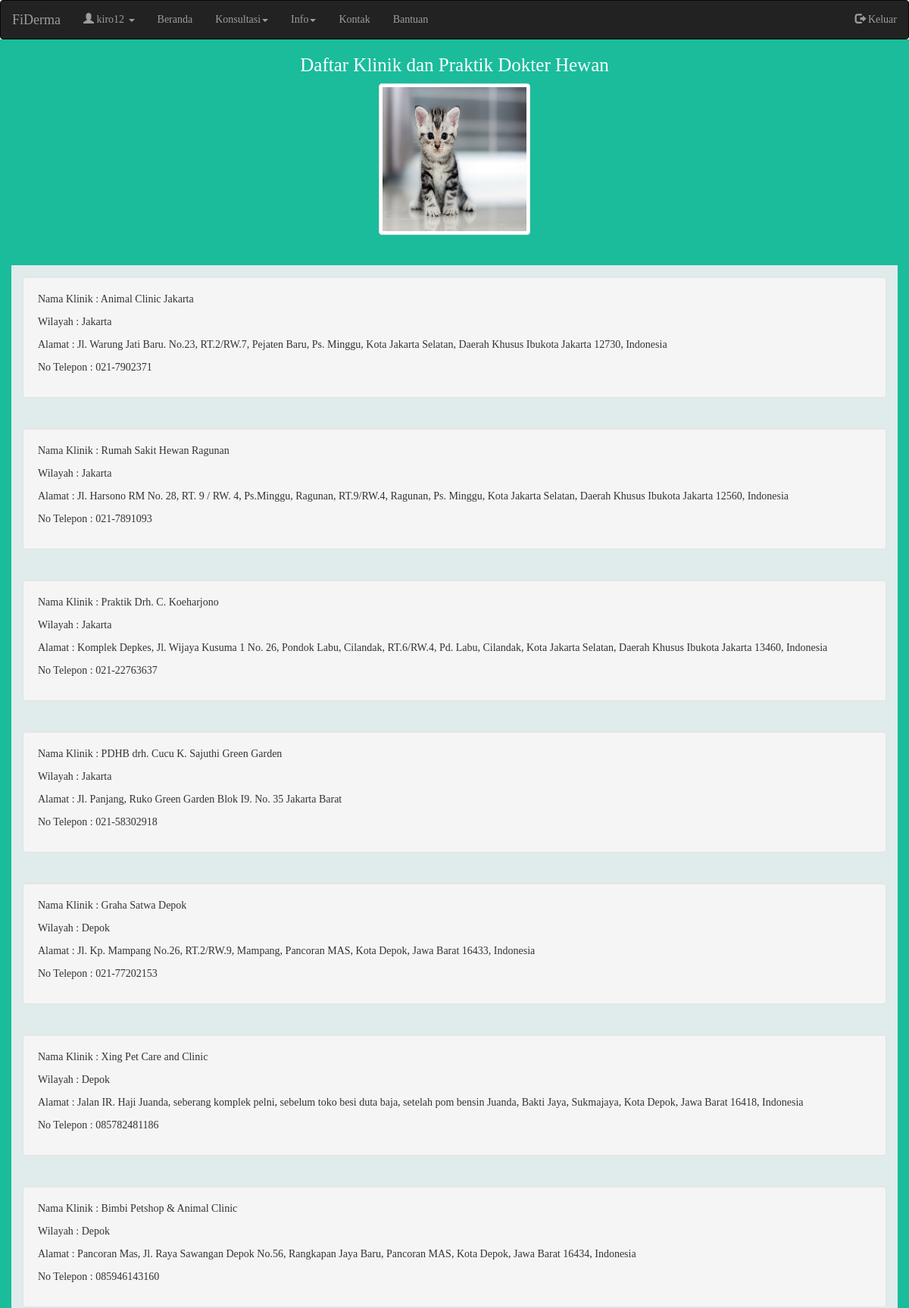
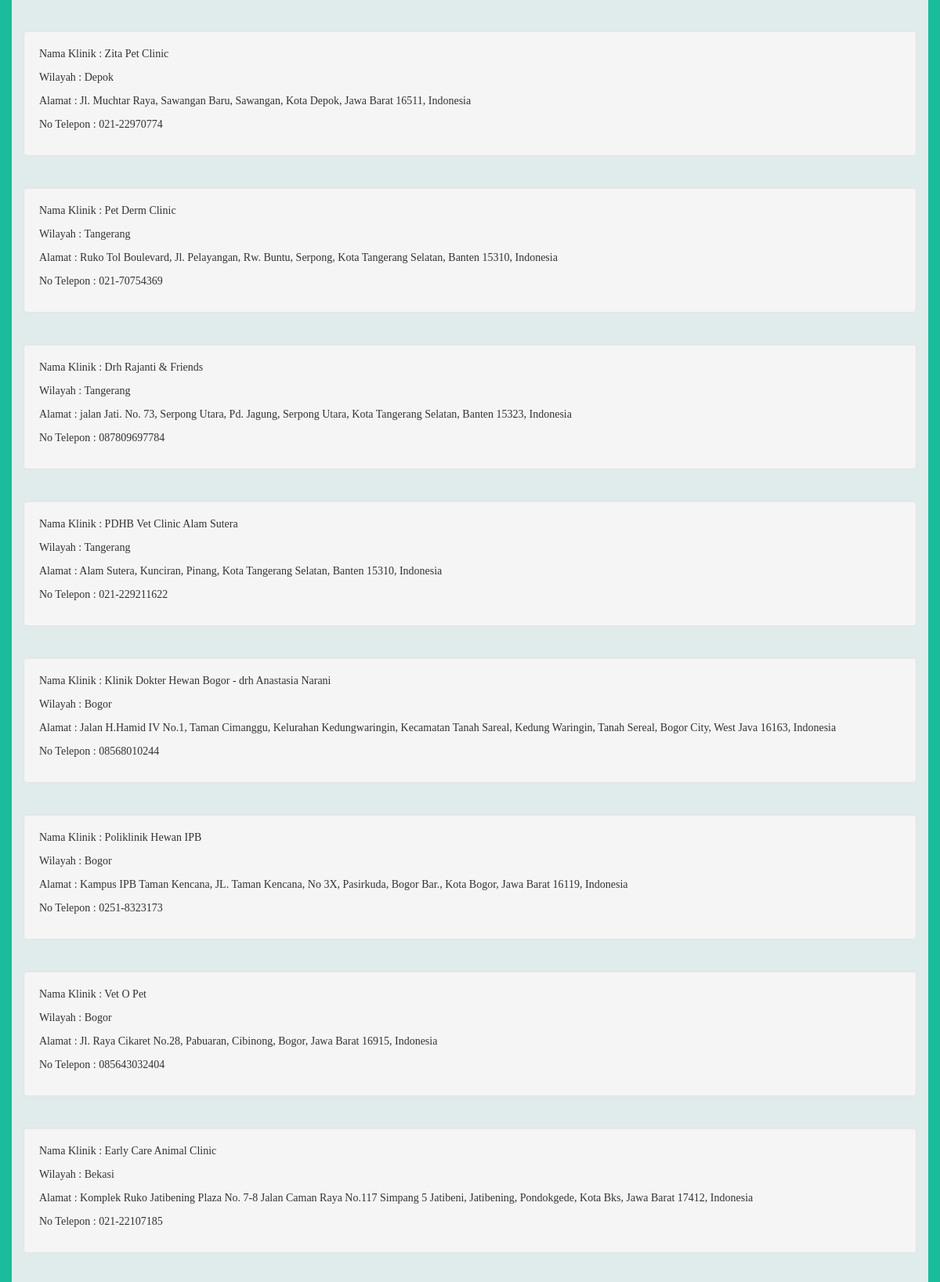
/info_klinik/ (signed in, upper part), run on the app's committed database (2 pictures, top to bottom).
### sitederma/models.py (models this page shows, shortened)
class InfoKlinik(models.Model):
    nama_klinik = models.CharField(max_length=50)
    wilayah = models.CharField(max_length=50)
    alamat = models.TextField()
    no_telp = models.CharField(max_length=15)

### sitederma/views.py (the view)
# urls.py: url(r'^info_klinik/$', views.infoklinik_view, name='infoklinik'),
def infoklinik_view(request):
    info_klinik = InfoKlinik.objects.all()
    context = {}
    context ['info_klinik'] = info_klinik
    return render(request, "sitederma/infoklinik.html", context)

### sitederma/templates/sitederma/infoklinik.html (shortened to what this page needs)
{% extends 'sitederma/base.html' %}
{% load static %}
{% block content %}
<div class="container-fluid vitra-background-info-klinik">
  <h4 class="vitra-tagline text-center">Daftar Klinik dan Praktik Dokter Hewan</h4>
  <center><img src="{% static 'image/kucing.jpg'%}" class="thumbnail" width="200" height="200"/></center>
  <br>
  <div style="margin-bottom: 20px;">
  {% for info_klinik in info_klinik %}
      <div class="col-md-12 text-left vitra-background-info2">
          <div class="well">
        <p>Nama Klinik : {{ info_klinik.nama_klinik}}</p>
        <p>Wilayah : {{ info_klinik.wilayah }}</p>
        <p>Alamat : {{ info_klinik.alamat }}</p>
        <p>No Telepon : {{ info_klinik.no_telp }}</p>
      </div>
    </div>
  {% endfor %}
</div>
</div>
{% endblock %}

### sitederma/templates/sitederma/base.html (shortened to what this page needs)
{% load static %}
<!DOCTYPE html>
<html lang="en">
<head>
  <link href="{% static 'bootstrap/css/bootstrap.min.css'%}" rel="stylesheet">
  <link href="{% static 'css/sitederma.css' %}" rel="stylesheet">
  <link rel="stylesheet" href="https://maxcdn.bootstrapcdn.com/font-awesome/4.7.0/css/font-awesome.min.css">
</head>
<body>
  <nav class="navbar navbar-inverse">
    <div class="container-fluid">
      <div class="navbar-header">
        <a class="navbar-brand" href="{% url 'sitederma:home_utama' %}">FiDerma</a>
      </div>
      {% if user.is_authenticated %}
      <ul class="nav navbar-nav">
        <li class="dropdown"><a class="dropdown-toggle" data-toggle="dropdown" href="{% url 'sitederma:profil' %}"><span class="glyphicon glyphicon-user "></span> {{request.user.username}} <span class="caret"></span></a>
        </li>
        <li><a href="{% url 'sitederma:home_utama' %}">Beranda</a></li>
        <li class="dropdown">
          <a class="dropdown-toggle" data-toggle="dropdown" href="#">Konsultasi<span class="caret"></span></a>
        </li>
        <li class="dropdown">
          <a class="dropdown-toggle" data-toggle="dropdown" href="#">Info<span class="caret"></span></a>
        </li>
        <li><a href="{% url 'sitederma:kontak' %}">Kontak</a></li>
        <li><a href="{% url 'sitederma:help'%}">Bantuan</a></li>
      </ul>
      <ul class="nav navbar-nav navbar-right">
        <li><a href="{% url 'sitederma:logout' %}"><span class="glyphicon glyphicon-log-out"></span> Keluar</a></li>
      </ul>
      {% endif %}
    </div>
  </nav>
      {% block content %}
      {% endblock %}
    </body>
</html>

### sitederma/static/css/sitederma.css (style rules this page uses)
.vitra-background-info-klinik { min-height: 610px; background-color: #1abc9c; margin-top: -20px; }
.vitra-background-info2 { background-color: #e0ebeb; height: 200px; padding: 15px; }
.vitra-tagline { color: white; margin-top: 20px; font-size: 25px; }
body { font-family: 'Lucida Console', serif; margin: 0; width: 100%; height: 100%; }
h1, h2, h3, h4 { font-family: 'Lucida Console', serif; color: cobaltblue; }

### data on the page
InfoKlinik: nama_klinik "Animal Clinic Jakarta", wilayah "Jakarta", alamat "Jl. Warung Jati Baru. No.23, RT.2/RW.7, Pejaten Baru, Ps. Minggu, Kota Jakarta Selatan, Daerah Khusus Ibukota Jakarta 12730, Indonesia", no_telp "021-7902371"
InfoKlinik: nama_klinik "Rumah Sakit Hewan Ragunan", wilayah "Jakarta", alamat "Jl. Harsono RM No. 28, RT. 9 / RW. 4, Ps.Minggu, Ragunan, RT.9/RW.4, Ragunan, Ps. Minggu, Kota Jakarta Selatan, Daerah Khusus Ibukota Jakarta 12560, Indonesia", no_telp "021-7891093"
InfoKlinik: nama_klinik "Praktik Drh. C. Koeharjono", wilayah "Jakarta", alamat "Komplek Depkes, Jl. Wijaya Kusuma 1 No. 26, Pondok Labu, Cilandak, RT.6/RW.4, Pd. Labu, Cilandak, Kota Jakarta Selatan, Daerah Khusus Ibukota Jakarta 13460, Indonesia", no_telp "021-22763637"
InfoKlinik: nama_klinik "PDHB drh. Cucu K. Sajuthi Green Garden", wilayah "Jakarta", alamat "Jl. Panjang, Ruko Green Garden Blok I9. No. 35 Jakarta Barat", no_telp "021-58302918"
InfoKlinik: nama_klinik "Graha Satwa Depok", wilayah "Depok", alamat "Jl. Kp. Mampang No.26, RT.2/RW.9, Mampang, Pancoran MAS, Kota Depok, Jawa Barat 16433, Indonesia", no_telp "021-77202153"
InfoKlinik: nama_klinik "Xing Pet Care and Clinic", wilayah "Depok", alamat "Jalan IR. Haji Juanda, seberang komplek pelni, sebelum toko besi duta baja, setelah pom bensin Juanda, Bakti Jaya, Sukmajaya, Kota Depok, Jawa Barat 16418, Indonesia", no_telp "085782481186"
InfoKlinik: nama_klinik "Bimbi Petshop & Animal Clinic", wilayah "Depok", alamat "Pancoran Mas, Jl. Raya Sawangan Depok No.56, Rangkapan Jaya Baru, Pancoran MAS, Kota Depok, Jawa Barat 16434, Indonesia", no_telp "085946143160"
InfoKlinik: nama_klinik "Zita Pet Clinic", wilayah "Depok", alamat "Jl. Muchtar Raya, Sawangan Baru, Sawangan, Kota Depok, Jawa Barat 16511, Indonesia", no_telp "021-22970774"
InfoKlinik: nama_klinik "Pet Derm Clinic", wilayah "Tangerang", alamat "Ruko Tol Boulevard, Jl. Pelayangan, Rw. Buntu, Serpong, Kota Tangerang Selatan, Banten 15310, Indonesia", no_telp "021-70754369"
InfoKlinik: nama_klinik "Drh Rajanti & Friends", wilayah "Tangerang", alamat "jalan Jati. No. 73, Serpong Utara, Pd. Jagung, Serpong Utara, Kota Tangerang Selatan, Banten 15323, Indonesia", no_telp "087809697784"
InfoKlinik: nama_klinik "PDHB Vet Clinic Alam Sutera", wilayah "Tangerang", alamat "Alam Sutera, Kunciran, Pinang, Kota Tangerang Selatan, Banten 15310, Indonesia", no_telp "021-229211622"
InfoKlinik: nama_klinik "Klinik Dokter Hewan Bogor - drh Anastasia Narani", wilayah "Bogor", alamat "Jalan H.Hamid IV No.1, Taman Cimanggu, Kelurahan Kedungwaringin, Kecamatan Tanah Sareal, Kedung Waringin, Tanah Sereal, Bogor City, West Java 16163, Indonesia", no_telp "08568010244"
InfoKlinik: nama_klinik "Poliklinik Hewan IPB", wilayah "Bogor", alamat "Kampus IPB Taman Kencana, JL. Taman Kencana, No 3X, Pasirkuda, Bogor Bar., Kota Bogor, Jawa Barat 16119, Indonesia", no_telp "0251-8323173"
InfoKlinik: nama_klinik "Vet O Pet", wilayah "Bogor", alamat "Jl. Raya Cikaret No.28, Pabuaran, Cibinong, Bogor, Jawa Barat 16915, Indonesia", no_telp "085643032404"
InfoKlinik: nama_klinik "Early Care Animal Clinic", wilayah "Bekasi", alamat "Komplek Ruko Jatibening Plaza No. 7-8 Jalan Caman Raya No.117 Simpang 5 Jatibeni, Jatibening, Pondokgede, Kota Bks, Jawa Barat 17412, Indonesia", no_telp "021-22107185"

### other printed values
{{ request.user.username }} "kiro12"
